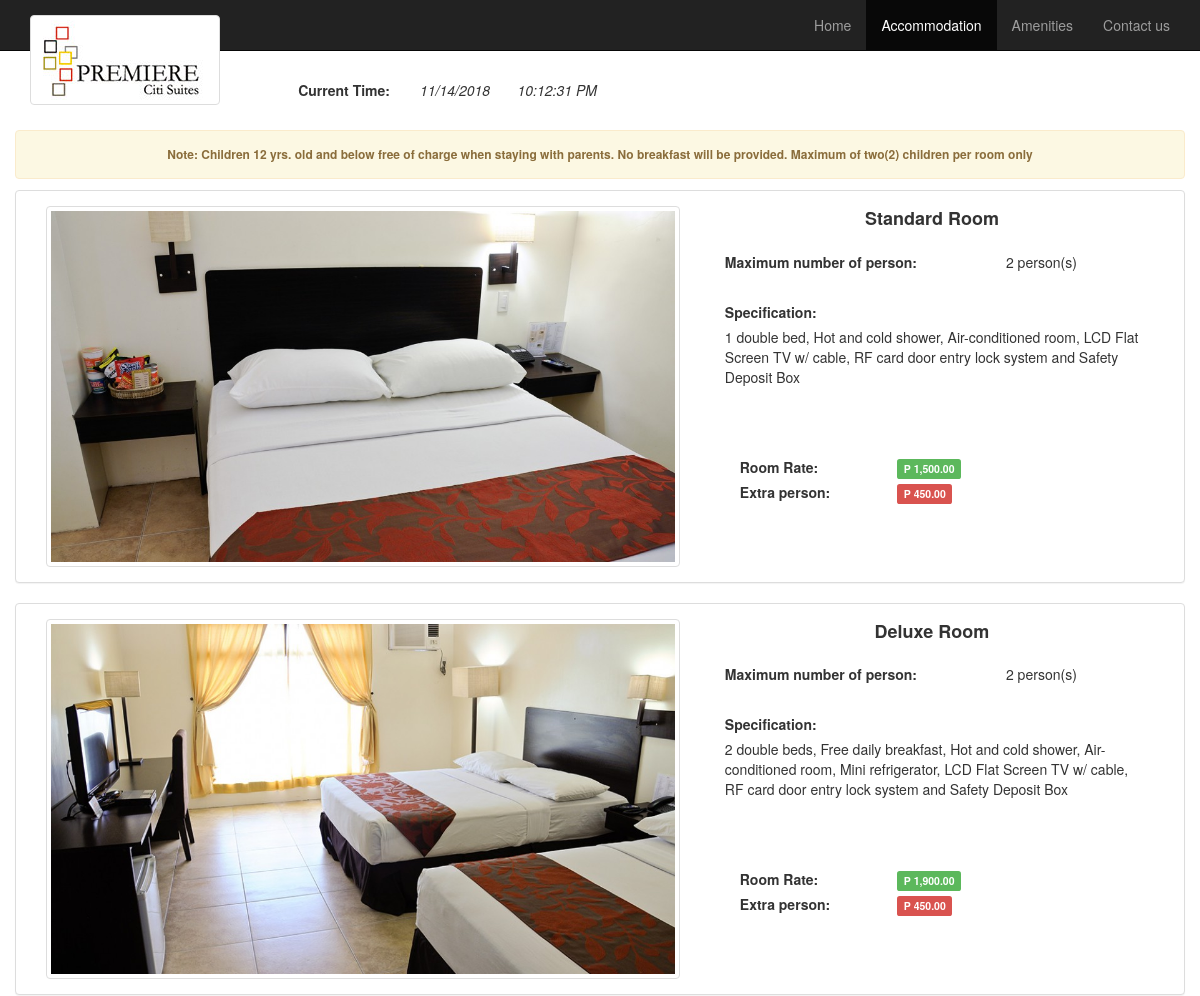
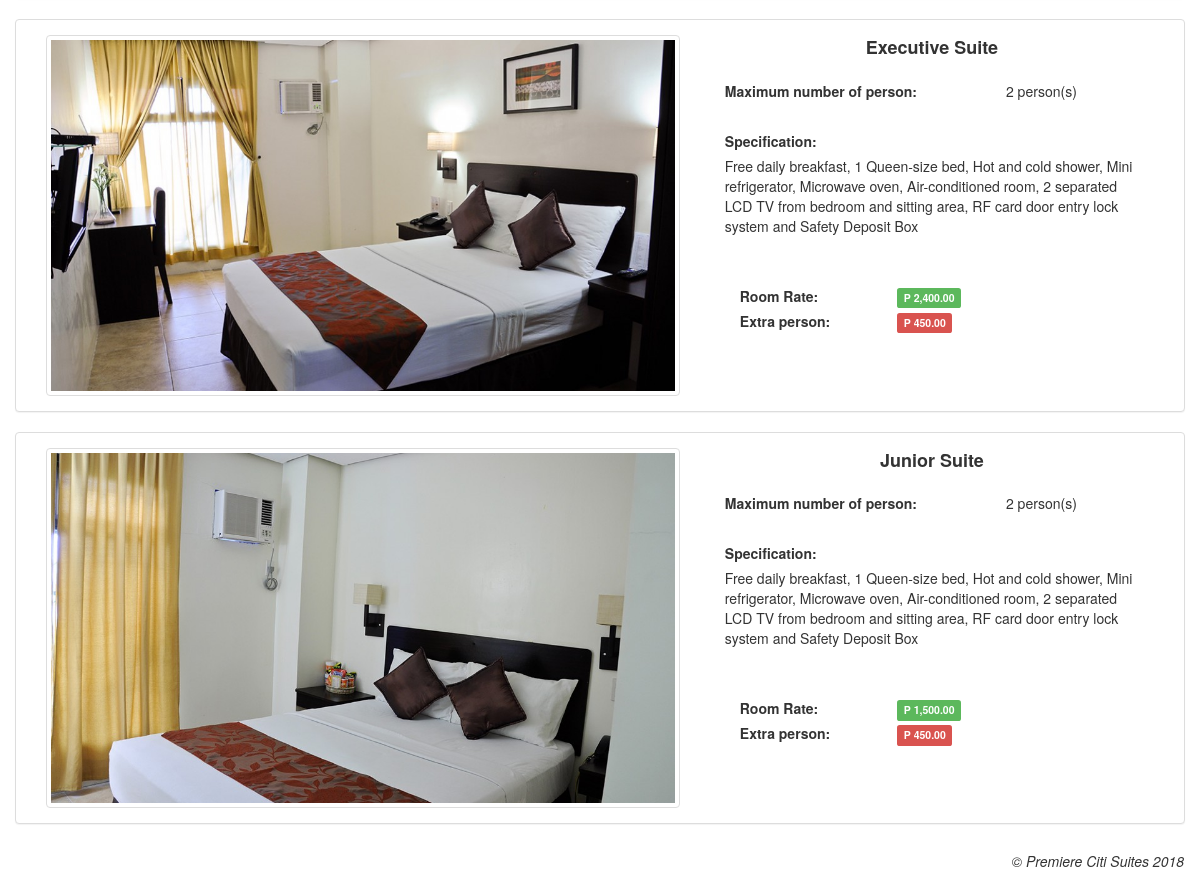
/accommodation.php, run on the app's committed database (2 pictures, top to bottom).
### tables this page shows
CREATE TABLE IF NOT EXISTS `tblroomtype` (
  `RoomType_ID` varchar(10) NOT NULL,
  `Name` varchar(30) NOT NULL,
  `Specification` varchar(500) NOT NULL,
  `MaxPerson` int(10) NOT NULL,
  `Rate` double NOT NULL,
  `Charge` double NOT NULL,
  `Img_Name` varchar(20) NOT NULL,
  `ImageLink` varchar(50) NOT NULL,
  `Status` varchar(10) NOT NULL,
  PRIMARY KEY (`RoomType_ID`)
);

### accommodation.php (the view, shortened to what this page needs)
<!doctype html>
<html>
    <head>
		<link type="text/css" rel="stylesheet" href="Resources/bootstrap-3.3.5-dist/css/bootstrap.css"/>
        <link type="text/css" rel="stylesheet" href="Resources/bootstrap-3.3.5-dist/css/bootstrap.min.css"/>
        <link type="text/css" rel="stylesheet" href="Resources/bootstrap-3.3.5-dist/css/style.css"/>
		<?php
			include("connection.php");
		?>
    </head>
    <body>
		<div class="navbar navbar-inverse navbar-fixed-top">
			<div class="container">
				<div class="navbar-brand">
					<img src = "Resources/images/jpg/premiere logo.jpg" class = "img-thumbnail">
				</div>
				<div class="collapse navbar-collapse navCollapse">
					<div class="nav navbar-nav navbar-right">
						<li><a href="index.php">Home</a></li>
						<li class = "active"><a href="accommodation.php">Accommodation</a></li>
						<li><a href="amenities.php">Amenities</a></li>
						<li><a href="contactus.php">Contact us</a></li>
					</div>
				</div>
			</div>
		</div>
		<div class = "col-sm-12 pull-left">
			<b><p class = "col-sm-4" style = "text-align: right;">Current Time:</p></b>
			<i><p class = "col-sm-1" id = "displayDate"></p>
			<p class = "col-sm-2" id = "displayTime"></p></i>
		</div>
		<div class = "col-sm-12"></br>
			<div class = "alert alert-warning col-sm-12" role = 'alert' style = "font-weight: bold; text-align: center; font-size: 12px;">
				Note: Children 12 yrs. old and below free of charge when
				staying with parents. No breakfast will be provided. Maximum of two(2)
				children per room only
			</div></br></br></br><?php
			$query = "SELECT * FROM tblRoomType WHERE Status != 'removed';";
			$run = mysqli_query($con, $query);
			while($data = mysqli_fetch_assoc($run)){
				$RmTypeImg = $data['ImageLink'];
				$RmRate = $data['Rate'];
				$RmXtraPerson = $data['Charge'];?>
				<div class = "panel panel-default">
					<div class = "panel-body">
						<div class = "col-sm-7">
							<img class = "img-thumbnail" src = "<?php echo $RmTypeImg;?>"/>
						</div>
						<div class = "col-sm-5">
							<form class = "form-horizontal">
								<center><b style = "font-size: 18px;"><?php echo $data['Name']?></b></center></br>
								<form class = "form-group">
									<label class = "col-sm-8">Maximum number of person: </label><p><?php echo $data['MaxPerson'];?> person(s)</p>
								</form>
								<form class = "form-group">
									<label class = "col-sm-12">Specification: </label></br><p class = "col-sm-12"><?php echo $data['Specification'];?></p>
								</form>
								<form class = "form-group">
									<div class = "col-sm-12">
										<label class = "col-sm-5">Room Rate: </label><span class = "label label-success">P <?php echo number_format($RmRate, 2)?></span>
									</div>
									<div class = "col-sm-12">
										<label class = "col-sm-5">Extra person: </label><span class = "label label-danger">P <?php echo number_format($RmXtraPerson, 2)?></span>
									</div>
								</form>
							</form>
						</div>
					</div>
				</div><?php
			}
		?>
		</div>
				<div class = "container">
					<div class="navbar" id  = "bgFooter">
						<div class = "row">
							<div class = "pull-right">
								<h5><em>&copy Premiere Citi Suites <?php echo date("Y")?></em></h5>
							</div>
						</div>
					</div>
				</div>
    </body>
</html>

### data on the page
tblroomtype: ImageLink (picture), Name "Standard Room", MaxPerson "2", Specification "1 double bed, Hot and cold shower, Air-conditioned room, LCD Flat Screen TV w/ cable, RF card door entry lock system and Safety Deposit Box", Rate "1,500.00", Charge "450.00"
tblroomtype: ImageLink (picture), Name "Deluxe Room", MaxPerson "2", Specification "2 double beds, Free daily breakfast, Hot and cold shower, Air-conditioned room, Mini refrigerator, LCD Flat Screen TV w/ cable, RF card door entry lock system and Safety Deposit Box", Rate "1,900.00", Charge "450.00"
tblroomtype: ImageLink (picture), Name "Executive Suite", MaxPerson "2", Specification "Free daily breakfast, 1 Queen-size bed, Hot and cold shower, Mini refrigerator, Microwave oven, Air-conditioned room, 2 separated LCD TV from bedroom and sitting area, RF card door entry lock system and Safety Deposit Box", Rate "2,400.00", Charge "450.00"
tblroomtype: ImageLink (picture), Name "Junior Suite", MaxPerson "2", Specification "Free daily breakfast, 1 Queen-size bed, Hot and cold shower, Mini refrigerator, Microwave oven, Air-conditioned room, 2 separated LCD TV from bedroom and sitting area, RF card door entry lock system and Safety Deposit Box", Rate "1,500.00", Charge "450.00"
